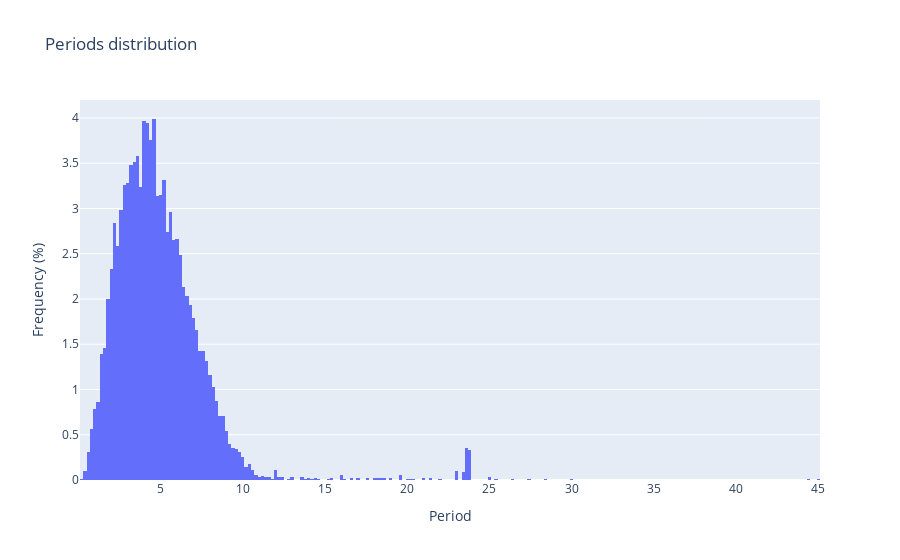

Notebook code cell kept with this figure:
### Code cell
fig = go.Figure()

fig.add_trace(go.Histogram(x=lc_periods, histnorm="percent", name="Periods"))
fig.update_layout(title_text="Periods distribution", xaxis_title="Period", yaxis_title="Frequency (%)")
fig.show()

### Figure 1 — Plotly figure (JSON) as saved in the notebook; plotly's stock layout.template omitted (floating-point values rounded to 4 significant figures; data arrays with more than 128 entries replaced by an {"elided": "..."} marker saying what was removed)
{"data": [{"histnorm": "percent", "name": "Periods", "type": "histogram", "x": {"elided": "10831 float values"}}], "layout": {"title": {"text": "Periods distribution"}, "xaxis": {"title": {"text": "Period"}}, "yaxis": {"title": {"text": "Frequency (%)"}}}}
